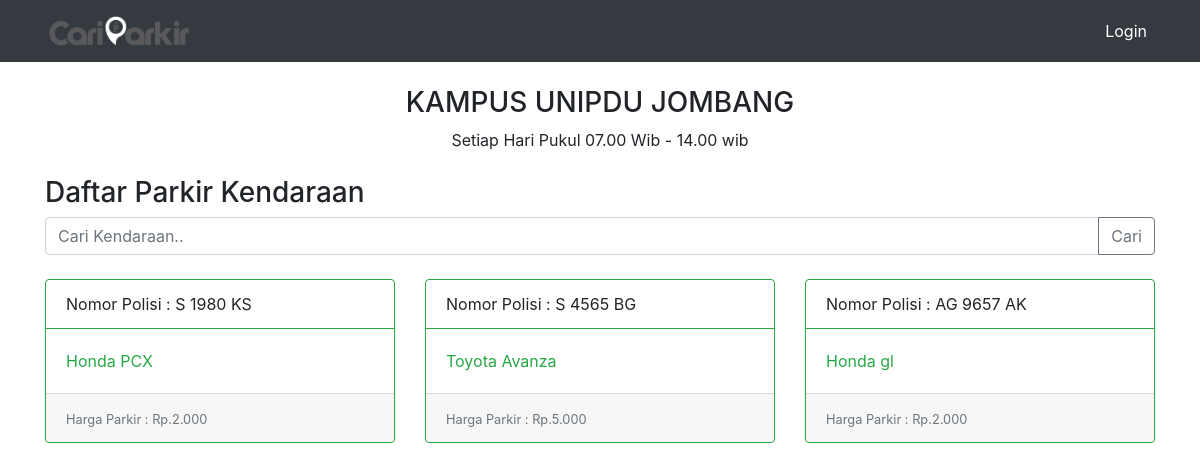
/parkir/index.php, run on the app's committed database.
### tables this page shows
CREATE TABLE `kendaraan` (
  `id` int(11) NOT NULL,
  `nomor_polisi` varchar(10) DEFAULT NULL,
  `nama_kendaraan` varchar(50) DEFAULT NULL,
  `merk_kendaraan` varchar(20) DEFAULT NULL,
  `id_jenisKendaraan` int(11) DEFAULT NULL
);

CREATE TABLE `jeniskendaraan` (
  `id_jenisKendaraan` int(11) NOT NULL,
  `jenis_kendaraan` varchar(20) DEFAULT NULL,
  `harga` varchar(10) DEFAULT NULL
);

### parkir/config/config.php (called while the page is built, shortened)
<?php
function rupiah($angka)
{
    $rupiah = number_format($angka, 0, ',', '.');
    return $rupiah;
}
?>

### parkir/index.php (the view, shortened to what this page needs)
<!doctype html>
<html lang="en">
<head>
    <?php require_once('home/css.php'); ?>
</head>
<body>
    <?php require_once('home/nav.php'); ?>
    <div class="container">
    <center><h3 class="mt-4">KAMPUS UNIPDU JOMBANG</h3></center>
    <center><p>Setiap Hari Pukul 07.00 Wib - 14.00 wib</p></center>
        <h3 class="mt-4">Daftar Parkir Kendaraan
        </h3>
        <form action="index.php" method="get">
            <div class="input-group">
                <input type="text" class="form-control" placeholder="Cari Kendaraan.." name="cari" id="cari">
                <div class="input-group-append">
                    <input class="btn btn-outline-secondary" type="submit" id="tombolCari" value="Cari">
                </div>
            </div>
        </form>
        <div class="row mt-3">
            <?php
            include "config/config.php";
            if(isset($_GET['cari'])){
                $cari = $_GET['cari'];
                $data = mysqli_query($koneksi,"SELECT * FROM kendaraan JOIN jenisKendaraan ON kendaraan.id_jenisKendaraan = jenisKendaraan.id_jenisKendaraan WHERE nomor_polisi LIKE '%".$cari."%' OR nama_kendaraan LIKE '%".$cari."%' OR merk_kendaraan LIKE '%".$cari."%'");
            } else {
                $data = mysqli_query($koneksi,"SELECT * FROM kendaraan JOIN jenisKendaraan ON kendaraan.id_jenisKendaraan = jenisKendaraan.id_jenisKendaraan");
            }
            ?>
            <?php while ($kendaraan = mysqli_fetch_array($data)): ?>
            <div class="col-md-4">
                <div class="card border-success mb-3">
                    <div class="card-header bg-transparent border-success">Nomor Polisi : <?= $kendaraan['nomor_polisi']; ?></div>
                    <div class="card-body text-success">
                        <p class="card-text"><?= $kendaraan['merk_kendaraan']; ?> <?= $kendaraan['nama_kendaraan']; ?></p>
                    </div>
                    <div class="card-footer">
                        <small class="text-muted">Harga Parkir : Rp.<?= rupiah($kendaraan['harga']); ?></small>
                    </div>
                </div>
            </div>
            <?php endwhile; ?>
        </div>
    </div>
</body>
</html>

### parkir/home/css.php
<link rel="stylesheet" href="assets/css/bootstrap.min.css">

### parkir/home/nav.php (shortened to what this page needs)
<nav class="navbar navbar-expand-lg navbar-dark bg-dark static-top">
    <div class="container">
        <a class="navbar-brand" href="index.php">
            <img width="20%" src="assets/img/logo.png" alt="">
        </a>
        <div class="collapse navbar-collapse" id="navbarResponsive">
            <ul class="navbar-nav ml-auto">
                <li class="nav-item active">
                    <a class="nav-link" href="login.php">Login
                    </a>
                </li>
        </div>
    </div>
</nav>

### data on the page
kendaraan: nomor_polisi "S 1980 KS", merk_kendaraan "Honda", nama_kendaraan "PCX", id_jenisKendaraan.harga "2.000"
kendaraan: nomor_polisi "S 4565 BG", merk_kendaraan "Toyota", nama_kendaraan "Avanza", id_jenisKendaraan.harga "5.000"
kendaraan: nomor_polisi "AG 9657 AK", merk_kendaraan "Honda", nama_kendaraan "gl", id_jenisKendaraan.harga "2.000"
